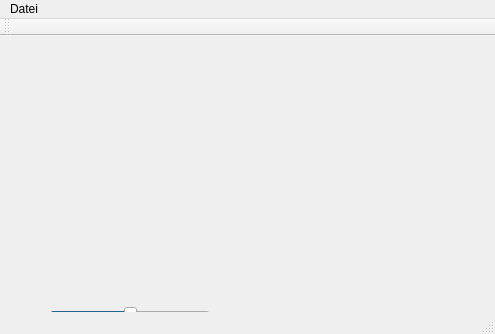
<?xml version="1.0" encoding="UTF-8"?>
<ui version="4.0">
 <class>MainWindow</class>
 <widget class="QMainWindow" name="MainWindow">
  <property name="geometry">
   <rect>
    <x>0</x>
    <y>0</y>
    <width>495</width>
    <height>334</height>
   </rect>
  </property>
  <property name="windowTitle">
   <string>MainWindow</string>
  </property>
  <widget class="QWidget" name="centralWidget">
   <widget class="QLabel" name="imageLabel">
    <property name="geometry">
     <rect>
      <x>30</x>
      <y>20</y>
      <width>431</width>
      <height>231</height>
     </rect>
    </property>
    <property name="text">
     <string/>
    </property>
   </widget>
   <widget class="QSlider" name="horizontalSlider">
    <property name="geometry">
     <rect>
      <x>50</x>
      <y>270</y>
      <width>160</width>
      <height>16</height>
     </rect>
    </property>
    <property name="minimum">
     <number>-100</number>
    </property>
    <property name="maximum">
     <number>100</number>
    </property>
    <property name="orientation">
     <enum>Qt::Horizontal</enum>
    </property>
   </widget>
  </widget>
  <widget class="QMenuBar" name="menuBar">
   <property name="geometry">
    <rect>
     <x>0</x>
     <y>0</y>
     <width>495</width>
     <height>21</height>
    </rect>
   </property>
   <widget class="QMenu" name="menuDatei">
    <property name="title">
     <string>Datei</string>
    </property>
    <addaction name="action_ffnen"/>
    <addaction name="separator"/>
    <addaction name="actionBuntesRaster"/>
   </widget>
   <addaction name="menuDatei"/>
  </widget>
  <widget class="QToolBar" name="mainToolBar">
   <attribute name="toolBarArea">
    <enum>TopToolBarArea</enum>
   </attribute>
   <attribute name="toolBarBreak">
    <bool>false</bool>
   </attribute>
  </widget>
  <widget class="QStatusBar" name="statusBar"/>
  <action name="action_ffnen">
   <property name="text">
    <string>Öffnen ...</string>
   </property>
  </action>
  <action name="actionBuntesRaster">
   <property name="text">
    <string>BuntesRaster</string>
   </property>
  </action>
 </widget>
 <layoutdefault spacing="6" margin="11"/>
 <resources/>
 <connections/>
</ui>
